Frame 1 (no input): blank canvas, image omitted
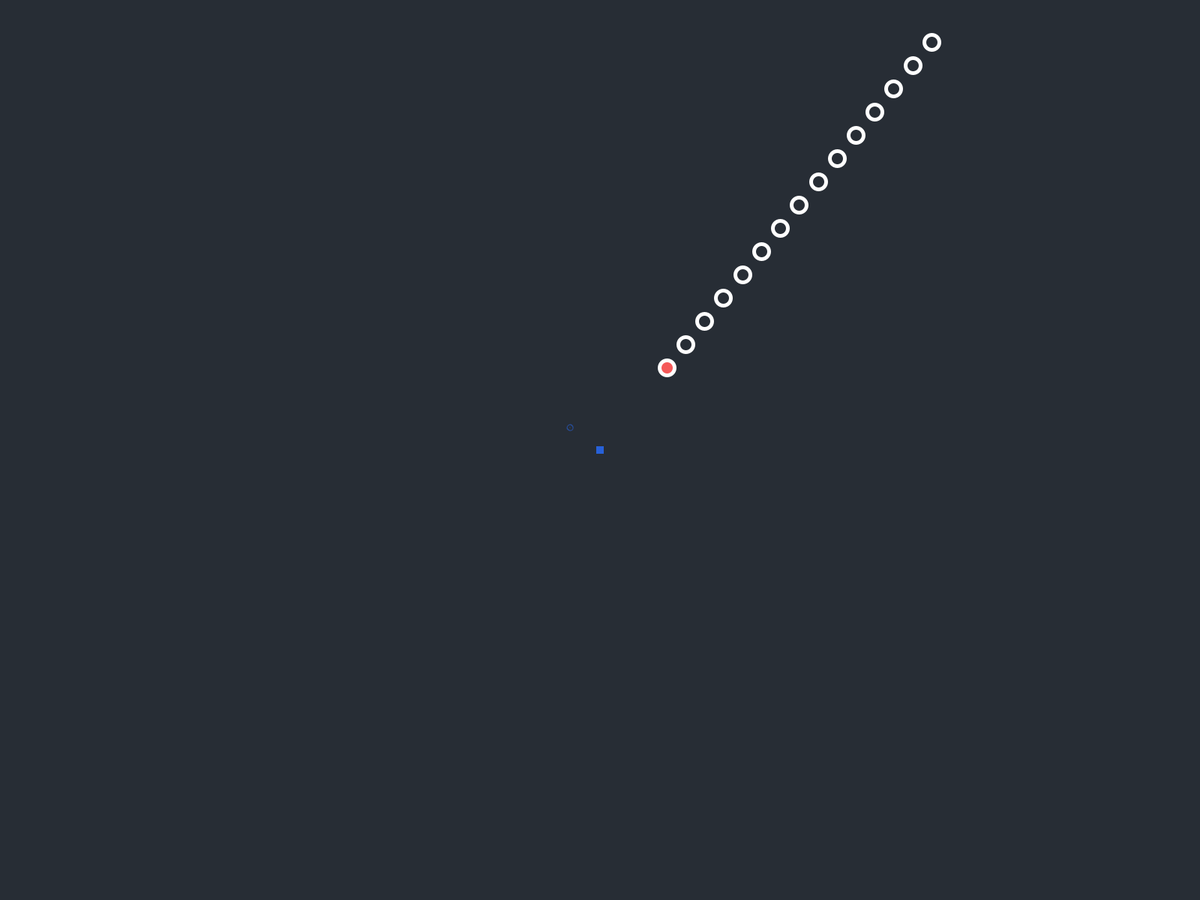
Frame 60 (the mouse pressed at the canvas centre just before this capture)
Frame 120 (the mouse held since frame 60 and released just before this capture): blank canvas, image omitted

The Processing sketch that drew this single still picture (run headless with seeded random() and noise(); from frame 60 on, the mouse is pressed at the canvas centre):

// Processing sketch: procedural_animation
// ── procedural_animation.pde
ArrayList<Segment> segments;
ArrayList<bullet> bullets;
float a = 1, factor = 1;

PVector mouse;

player player;
float speed = 1, maxSpeed = 10, friction = .99, frictionAux = .99;
float recoilPower = 2;
float dashPower = 3;
float charge = 0, maxCharge = 15, chargeRate = .3;
float time, frame = 1;

boolean game;

void keyPressed() {
  switch(key) {
  case 'w':
    player.up = true;
    break;
  case 's':
    player.down = true;
    break;
  case 'd':
    player.right = true;
    break;
  case 'a':
    player.left = true;
    break;
  }
}

void keyReleased() {
  switch(key) {
  case 'w':
    player.up = false;
    break;
  case 's':
    player.down = false;
    break;
  case 'd':
    player.right = false;
    break;
  case 'a':
    player.left = false;
    break;
  case 'f':
    player.parry = true;
    break;
  case 'r':
    setup();
    break;
  }
  switch(keyCode) {
  case SHIFT:
    player.vel.mult(dashPower);
    player.vel.limit(maxSpeed);
    break;
  }
}

void mouseReleased() {
  bullets.add(new bullet(bullets.size(), player.pos.x, player.pos.y, cos(atan2(mouseY - player.pos.y, mouseX - player.pos.x)), sin(atan2(mouseY - player.pos.y, mouseX - player.pos.x)), 5+charge, true));
  player.recoil = new PVector(-cos(atan2(mouseY - player.pos.y, mouseX - player.pos.x))*recoilPower*(charge/2.0), -sin(atan2(mouseY - player.pos.y, mouseX - player.pos.x))*recoilPower*(charge/2.0));
}

void updateBullets() {
  for (int i = 0; i < bullets.size(); ++i) {
    bullet b = bullets.get(i);
    if (b!=null) {
      b.update();
    }
  }
}

void showBullets() {
  for (bullet b : bullets) {
    if (b!=null) b.show();
  }
}

void ellipse(PVector p1, float size) {
  ellipse(p1.x, p1.y, size, size);
}

void line(PVector p1, PVector p2) {
  line(p1.x, p1.y, p2.x, p2.y);
}

float dist(PVector p1, PVector p2) {
  return dist(p1.x, p1.y, p2.x, p2.y);
}

void showSegments(ArrayList<Segment> ss) {
  for (Segment s : ss) {
    ArrayList<Point> body = s.body;
    if (body.get(body.size()-1)!=null && body.size()>0) body.get(body.size()-1).show();
  }
}


void updatePoints(ArrayList<Segment> ss) {
  for (int i = 0; i < ss.size(); ++i) {
    if (ss.get(i).body.size()>0)  ss.get(i).update();
  }
}

Segment setPoints(int nPoints, float x, float y, float radius, float area) {
  ArrayList<Point> p = new ArrayList<Point>();
  
  p.add(new Point(x, y, radius, area));

  for (int i = 1; i < nPoints; ++i) {
    p.add(new Point(x, y, radius, area, p.get(i-1)));
  }
  
  Segment aux = new Segment(x, y, p);
  return aux;
}

void setup() {
  //size(1200, 500);
  fullScreen();

  segments = new ArrayList<Segment>();
  segments.add(setPoints(15, random(-width, width*2), random(-height, height*2), 20, 20));
  //points.add(setPoints(1, random(-width, width*2), random(-height, height*2), 20, 20));
  player = new player(width/2.0, height/2.0);
  bullets = new ArrayList<bullet>();
  game = true;
}

void draw() {
  background(#272d35);
  if (game) {
    mouse = new PVector(player.pos.x, player.pos.y);
    player.show();
    showBullets();
    showSegments(segments);


    if (mousePressed) {
      if (charge<=maxCharge) charge+=chargeRate;
      //println("charging: "+ charge);
    } else {
      charge = 0;
    }

    if (time%frame==0) {
      player.update();
      updateBullets();
    }

    updatePoints(segments);
  }
  ++time;
}

// ── bullet.pde
class bullet {
  int id;
  PVector pos, vel, acc;
  float size;

  ArrayList<PVector> trail;
  boolean isPlayer, active;

  bullet(int id, float x, float y, float ax, float ay, float size, boolean isPlayer) {
    this.id = id;
    this.size = size;
    this.isPlayer = isPlayer;
    active = true;
    pos = new PVector(x, y);
    acc = new PVector(ax, ay);
    vel = new PVector(0, 0);
    trail = new ArrayList<PVector>();
    for (int i = 0; i < 5; ++i) {
      trail.add(new PVector(pos.x, pos.y));
    }
  }

  void update() {
    vel.add(acc);
    pos.add(vel);
    if (isPlayer) {
      if (pos.x < -50 || pos.x > width+50) bullets.set(id, null);
      if (pos.y < -50 || pos.y > height+50) bullets.set(id, null);
    } else {
      if (pos.x < -50 || pos.x > width+50) active = false;
      if (pos.y < -50 || pos.y > height+50) active = false;
    }
    for (int i = 0; i < trail.size(); ++i) {
      if (i+1< trail.size()) trail.set(i, trail.get(i+1));
      else trail.set(i, new PVector(pos.x, pos.y));
    }
  }

  void show() {
    if (active) {
      if (isPlayer) fill(#2761D8);
      else fill(#EA2643);
      for (int i = 0; i < trail.size(); ++i) {
        if (i+1<trail.size()) {
          stroke((isPlayer ? #2761D8 : #EA2643), 255*i/(float)trail.size());
          strokeWeight(size/2.0);
          line(trail.get(i).x, trail.get(i).y, trail.get(i+1).x, trail.get(i+1).y);
        }
      }

      noStroke();
      ellipse(pos.x, pos.y, size, size);
    }
  }
}

// ── player.pde
class player {

  PVector pos, vel, acc, recoil;
  boolean right, left, up, down;
  boolean parry;

  ArrayList<PVector> trail;

  float a;

  player(float x, float y) {
    pos = new PVector(x, y);
    vel = new PVector(0, 0);
    recoil = new PVector(0, 0);
    trail = new ArrayList<PVector>();
    for (int i = 0; i < 5; ++i) {
      trail.add(pos);
    }
  }

  void update() {
    for (Segment s : segments) {
      for (Point p : s.body) {
        if (p!=null && dist(p.pos, pos) < p.radius) {
          game = false;
        }
      }
    }
    acc = new PVector(0, 0);

    if (right) acc.add(new PVector(speed, 0));
    if (left) acc.add(new PVector(-speed, 0));
    if (up) acc.add(new PVector(0, -speed));
    if (down) acc.add(new PVector(0, speed));

    if (!right && !left && !up && !down) friction = .7;
    else friction = frictionAux;
    acc.normalize();


    vel.add(acc);

    vel.limit(maxSpeed);
    vel.mult(friction);

    //println(vel);
    pos.add(vel);
    pos.add(recoil);
    recoil.mult(friction);

    for (int i = 0; i < trail.size(); ++i) {
      if (i+1< trail.size()) trail.set(i, trail.get(i+1));
      else trail.set(i, new PVector(pos.x, pos.y));
    }
  }

  void show() {
    noStroke();
    fill(#2761D8);
    rectMode(CENTER);
    rect(pos.x, pos.y, 10, 10);
    for (int i = 0; i < trail.size(); ++i) {
      if (i+1<trail.size()) {
        stroke(#2761D8, 255*i/(float)trail.size());
        strokeWeight(8);
        line(trail.get(i).x, trail.get(i).y, trail.get(i+1).x, trail.get(i+1).y);
      }
    }

    if (charge<maxCharge) {
      fill(#2761D8);
      //a = 0;
    } else {
      fill(lerpColor(#2761D8, #FFFFFF, map(sin(a), -1, 1, 0, 1)));
      a+=.1;
    }

    if (parry) stroke(255);
    ellipse(cos(atan2(mouseY - pos.y, mouseX - pos.x))*(50+charge/2.0)+pos.x, sin(atan2(mouseY - pos.y, mouseX - pos.x))*(50+charge/2.0)+pos.y, 1+charge, 1+charge);
    float s = constrain(5+dist(constrain(pos.x, 20, width-20), constrain(pos.y, 20, height-20), pos.x, pos.y)/10.0, 5, 20);
    if (pos.x>=width || pos.x < 0 || pos.y>=height || pos.y < 0) rect(constrain(pos.x, 20, width-20), constrain(pos.y, 20, height-20), s, s);
  }
}

// ── point.pde
class Point {
  PVector pos, acc, vel;

  float radius, area, angle;
  Point parent;

  int listIndex;
  boolean anchor;

  Point(float x, float y, float radius, float area) {
    pos = new PVector(x, y);
    vel = new PVector(0, 0);
    acc = new PVector(0, 0);
    this.radius = radius;
    this.area = area;
    anchor = true;
    parent = null;
    
  }

  Point(float x, float y, float radius, float area, Point parent) {
    pos = new PVector(x, y);
    vel = new PVector(0, 0);
    acc = new PVector(0, 0);
    this.radius = radius;
    this.area = area;
    this.parent = parent;
    
  }

  void update() {
    boolean hit = false;
     
    
    float curveFactor = 1;
    //float viewRange = 120;
    //float viewRadius = 250;
    //float newX = cos(radians(angle+random(-viewRange, viewRange)))*random(viewRadius);
    //float newY = sin(radians(angle+random(-viewRange, viewRange)))*random(viewRadius);


    acc = PVector.sub(mouse, pos);

    float dist = acc.mag();
    if (abs(pos.x-width)<area+radius) acc.x -= 1;
    if (abs(pos.x)<area+radius) acc.x += 1;

    if (abs(pos.y-height)<area+radius) acc.y -= 1;
    if (abs(pos.y)<area+radius) acc.y += 1;

    //acc.mult(curveFactor/acc.mag());
    acc.mult(dist);
    acc.normalize();
    acc.mult(curveFactor/acc.mag());

    vel.add(acc);
    vel.mult(.99);
    vel.limit(20);
    if (dist(pos, mouse) < radius) vel = new PVector(0, 0);
    pos.add(vel);

    angle+=random(-1, 1);
  }

  void show() {
    stroke(255);
    strokeWeight(5);

    if (!anchor) fill(#272d35);
    else fill(#F55959);

    ellipse(pos.x, pos.y, radius, radius);

    if (parent!=null) {

      if (dist(pos, parent.pos) > parent.area) {
        float angle = PVector.sub(pos, parent.pos).heading();
        pos = new PVector(parent.pos.x+cos(angle)*parent.area, parent.pos.y+sin(angle)*parent.area);
      }

      parent.show();
    }
  }
}

// ── segment.pde
class Segment {
  PVector pos;
  ArrayList<Point> body;

  Segment(float x, float y, ArrayList<Point> body) {
    this.body = body;
    pos = new PVector(x, y);
  }

  void update() {
    pos = new PVector(body.get(0).pos.x, body.get(0).pos.y);
    body.get(0).update();

    boolean hit = false;

    for (bullet b : bullets) {
      for (int i = 0; i < body.size(); ++i) {
        Point p = body.get(i);
        if (b!=null && b.active && dist(p.pos, b.pos) < p.radius+10) {
          segments.add(setPoints(body.size()/2, pos.x, pos.y, 20, 20));
          b.active = false;
          hit = true;
        }
      }
    }

    if (hit) {
      segments.set(segments.indexOf(this), setPoints(body.size()/2, pos.x, pos.y, 20, 20));
      body.get(0).vel.mult(-1);
      segments.get(segments.indexOf(this)+1).body.get(0).vel.mult(-1);
    }
  }

  void show() {
    for (Point p : body) p.show();
  }
}
